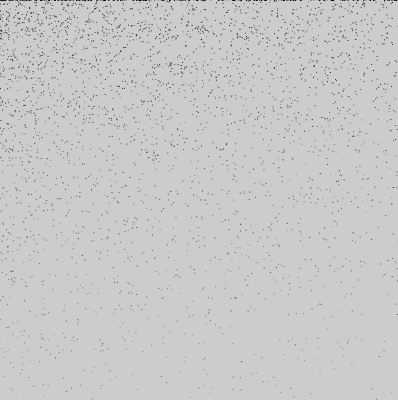
Frame 1 (no input)
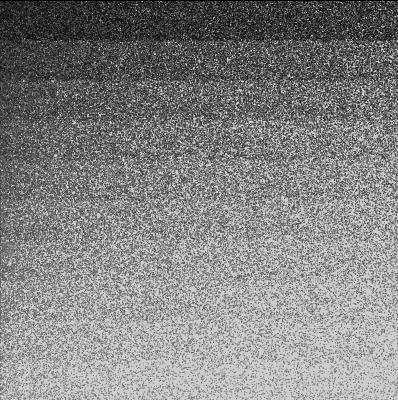
Frame 60 (the mouse pressed at the canvas centre just before this capture)
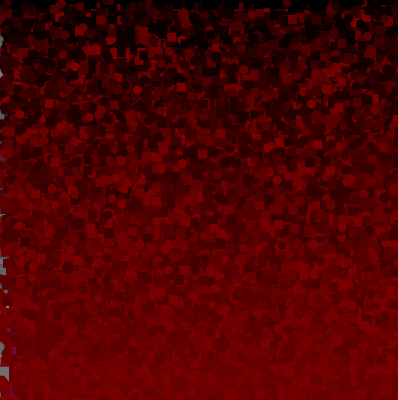
Frame 120 (the mouse held since frame 60 and released just before this capture)

The Processing sketch that drew these frames (run headless with seeded random() and noise(); from frame 60 on, the mouse is pressed at the canvas centre):

// Processing sketch: processing_21784
// ── processing_21784.pde

/*
                         \/\/\/\/\/\/\/\/\/\\/\/\/\/\/\/\/\/\/\/\/\/\
                         \/        Sébastien Belhumeur Leith       \/
                         \/        EDM4600                         \/
                         \/        TP2 - Tapisserie                \/
                         /\/\/\/\/\/\/\/\/\/\/\/\/\/\/\/\/\/\/\/\/\/\
*/



//VARIABLES
float rond_size;
float carre_size;
float couleur_objet;
boolean couleur; 
int a, b ;
void setup()
{
 size(398,400); //dimension de la scène
 smooth();
 noStroke(); // aucune bordure
 frameRate(30);
  colorMode(HSB); //mode de couleur Hue/Saturation/Brigtness
}
 
void draw()
{
  // Boucle #1 servavant à multiplié les rects/ellipses sur l'axe des X
  for ( a = 0 ; a < width ; a++ ) {
    
        // Boucle #2 servavant à multiplié la ligne rects/ellipses sur l'axe des Y
      for ( b = 0 ; b < 13 ; b++ )   {
    
        //création des ellipses de manière aléatoire
        rond( random(a * 10), random(b*40), rond_size, rond_size, color(a*240,a*couleur_objet,b*10));
        rond_size =1+ (height*mouseX)/9000; //grossir les ellipses selon la position de la souris
        //création des rectangles de manière aléatoire
        carre( random(a * 10), random(b*40), carre_size, carre_size, color(a*240,a*couleur_objet,b*10));
        carre_size =1+ (height*mouseY)/9000; //grossir les rectangles selon la position de la souris
        
            //Condition si la souris est cliqué 
            if ( couleur ==true )
               {
                 couleur_objet = 240;
               }
            else
               {
                 couleur_objet = 0;
               }
      }  
   } 
}



void mousePressed()
{
  // TRUE or FALSE
  couleur = !couleur;
}

//fonction qui crée les ellipses
void rond(float x, float y, float largeur_objet, float hauteur_objet, color c)
{
fill(c);
ellipse(x,y,largeur_objet,hauteur_objet);

}
// fonction qui crée les rectangles
void carre(float x, float y, float largeur_objet, float hauteur_objet, color c)
{
fill(c);
rect(x,y,largeur_objet,hauteur_objet);  
}
